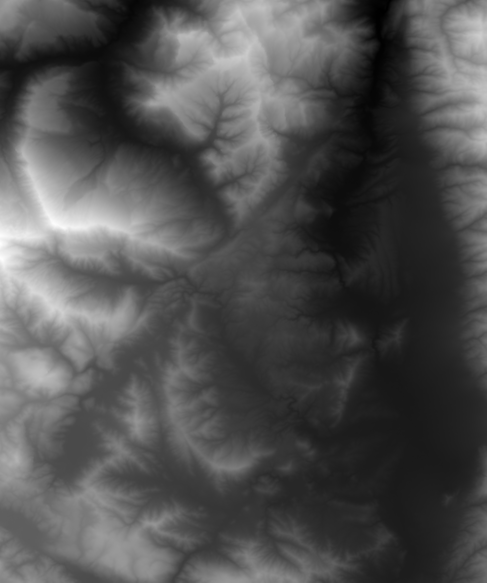
#> input picture data_cache/dem.tif, 973 x 1165 px, found by its file name (shown at 1/2 size)
$ python render_geology_dem_overlay.py
#> lines starting #> are read from the running program, lines starting #| are printed output that depends on the picture
from __future__ import annotations

import csv
import json
from pathlib import Path

import numpy as np
from PIL import Image, ImageDraw, ImageFont


PROJ = Path("H:/Quina_valleys")
DEM = PROJ / "data" / "cache" / "dem.tif"
GEO_DIR = PROJ / "data" / "derived" / "geology_extraction"
OUT = PROJ / "output" / "maps"


def load_geotiff_extent(path: Path) -> tuple[Image.Image, tuple[float, float, float, float]]:
    img = Image.open(path)
    tags = img.tag_v2
    scale = tags[33550]
    tie = tags[33922]
    dx = float(scale[0])
    dy = float(scale[1])
    xmin = float(tie[3])
    ymax = float(tie[4])
    xmax = xmin + img.width * dx
    ymin = ymax - img.height * dy
    return img, (xmin, ymin, xmax, ymax)


def terrain_rgb(z: np.ndarray) -> np.ndarray:
    valid = np.isfinite(z)
    lo, hi = np.nanpercentile(z[valid], [2, 98])
    t = np.clip((z - lo) / (hi - lo), 0, 1)
    stops = np.array(
        [
            [58, 92, 84],
            [103, 126, 78],
            [172, 158, 100],
            [188, 172, 135],
            [226, 222, 204],
        ],
        dtype=np.float32,
    )
    x = t * (len(stops) - 1)
    i = np.clip(np.floor(x).astype(int), 0, len(stops) - 2)
    f = (x - i)[..., None]
    rgb = stops[i] * (1 - f) + stops[i + 1] * f
    return np.clip(rgb, 0, 255).astype(np.uint8)


def hillshade(z: np.ndarray, azimuth: float = 315, altitude: float = 40) -> np.ndarray:
    z = z.astype(np.float32)
    z = np.where(np.isfinite(z), z, np.nanmedian(z))
    dy, dx = np.gradient(z)
    slope = np.pi / 2 - np.arctan(np.sqrt(dx * dx + dy * dy))
    aspect = np.arctan2(-dx, dy)
    az = np.deg2rad(azimuth)
    alt = np.deg2rad(altitude)
    shaded = np.sin(alt) * np.sin(slope) + np.cos(alt) * np.cos(slope) * np.cos(az - aspect)
    shaded = np.clip((shaded + 1) / 2, 0, 1)
    return shaded


# [21 lines left out: functions lonlat_to_px, feature_bbox, not called in this run]


def bbox_intersects(a: tuple[float, float, float, float], b: tuple[float, float, float, float]) -> bool:
    return not (a[2] < b[0] or a[0] > b[2] or a[3] < b[1] or a[1] > b[3])


def hex_to_rgba(value: str, alpha: int) -> tuple[int, int, int, int]:
    value = value.strip().lstrip("#")
    return (int(value[0:2], 16), int(value[2:4], 16), int(value[4:6], 16), alpha)


def draw_geojson_polygons(
    base: Image.Image,
    geojson_path: Path,
    extent: tuple[float, float, float, float],
    alpha: int,
    outline_alpha: int,
) -> int:
    data = json.loads(geojson_path.read_text(encoding="utf-8"))
    layer = Image.new("RGBA", base.size, (0, 0, 0, 0))
    draw = ImageDraw.Draw(layer)
    count = 0
    for feat in data["features"]:
        geom = feat["geometry"]
        if geom["type"] != "Polygon":
            continue
        rings = geom["coordinates"]
        if not bbox_intersects(feature_bbox(rings), extent):
            continue
        color = hex_to_rgba(feat["properties"]["color"], alpha)
        outline = hex_to_rgba(feat["properties"]["color"], outline_alpha)
        pixel_rings = [
            [lonlat_to_px(float(x), float(y), extent, base.width, base.height) for x, y in ring]
            for ring in rings
        ]
        if not pixel_rings or len(pixel_rings[0]) < 3:
            continue
        draw.polygon(pixel_rings[0], fill=color, outline=outline)
        # Carve holes when rings are present. Most extracted units do not have many
        # holes at the preview scale, but this keeps the renderer honest enough.
        for hole in pixel_rings[1:]:
            if len(hole) >= 3:
                draw.polygon(hole, fill=(0, 0, 0, 0), outline=(0, 0, 0, 0))
        count += 1
    return count if not base.alpha_composite(layer) else count


# [18 lines left out: function add_legend, not called in this run]


def render(layer: str) -> Path:
    dem_img, extent = load_geotiff_extent(DEM)
    z = np.asarray(dem_img, dtype=np.float32)
    rgb = terrain_rgb(z).astype(np.float32)
    hs = hillshade(z)
    rgb = rgb * (0.45 + 0.65 * hs[..., None])
    rgb = np.clip(rgb, 0, 255).astype(np.uint8)
    base = Image.fromarray(rgb, mode="RGB").convert("RGBA")

    if layer == "units":
        geojson = GEO_DIR / "geology_units_polygons_epsg4326.geojson"
        legend = GEO_DIR / "legend_units.csv"
        alpha = 128
    else:
        geojson = GEO_DIR / "geology_broad_groups_polygons_epsg4326.geojson"
        legend = GEO_DIR / "legend_broad_groups.csv"
        alpha = 118

    count = draw_geojson_polygons(base, geojson, extent, alpha=alpha, outline_alpha=70)
    add_legend(base, legend, max_items=12 if layer == "units" else 7)

    draw = ImageDraw.Draw(base)
    draw.rectangle([14, base.height - 42, 526, base.height - 14], fill=(255, 255, 255, 205))
    draw.text(
        (24, base.height - 34),
        f"DEM hillshade + extracted geology ({layer}); drawn polygons in DEM extent: {count}",
        fill=(25, 25, 25),
        font=ImageFont.load_default(),
    )

    OUT.mkdir(parents=True, exist_ok=True)
    out = OUT / f"geology_{layer}_over_dem_preview.png"
    base.convert("RGB").save(out, quality=95)
    return out


def main() -> None:
    print(render("units"))
#> in load_geotiff_extent, img is the input picture: PIL image 973x1165 F; min 1229, max 3259, mean 1877.5
#> in load_geotiff_extent, `scale = tags[33550]`: scale = (0.000322, 0.000322, 0)
#> in load_geotiff_extent, `tie = tags[33922]`: tie = (0, 0, 0, 100.3, 26.12, 0)
#> in load_geotiff_extent, `dx = float(scale[0])`: dx = 0.000322
#> in load_geotiff_extent, `xmin = float(tie[3])`: xmin = 100.3
#> in load_geotiff_extent, `ymax = float(tie[4])`: ymax = 26.12
#> in load_geotiff_extent, `xmax = xmin + img.width * dx`: xmax = 100.6
#> in load_geotiff_extent, `ymin = ymax - img.height * dy`: ymin = 25.75
#> in render, `dem_img, extent = load_geotiff_extent(DEM)`: extent = (100.3, 25.75, 100.6, 26.12)
#> in terrain_rgb, `valid = np.isfinite(z)`: valid: shape (1165, 973) bool; every value is 1
#> in terrain_rgb, `lo, hi = np.nanpercentile(z[valid], [2, 98])`: lo = 1359; hi = 2763
#> in terrain_rgb, `i = np.clip(np.floor(x).astype(int), 0, len(stops) - 2)`:
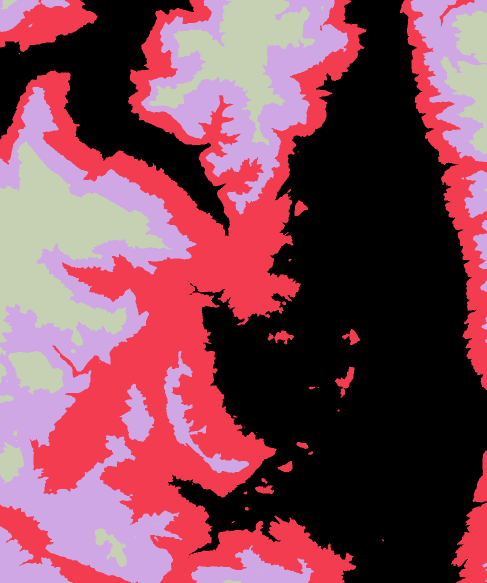
#> i: shape (1165, 973) int64 (shown at 1/2 size); 4 distinct labels, from 0 to 3; one colour per label, 0 black
#> in terrain_rgb, `f = (x - i)[..., None]`:
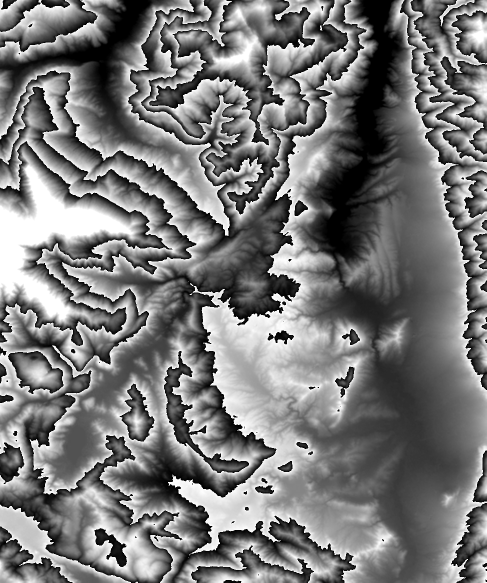
#> f: shape (1165, 973, 1) float64 (shown at 1/2 size); min 0, max 1, mean 0.477
#> in hillshade, `dy, dx = np.gradient(z)`:
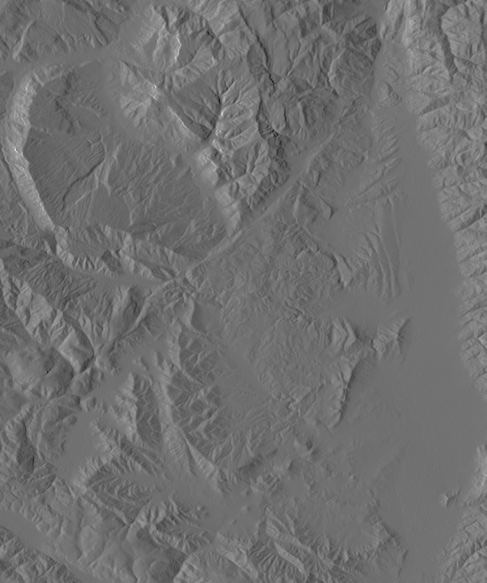
#> dx: shape (1165, 973) float32 (shown at 1/2 size); min -71, max 90, mean -0.2; drawn with min black and max white
#> in hillshade, `slope = np.pi / 2 - np.arctan(np.sqrt(dx * dx + dy * dy))`:
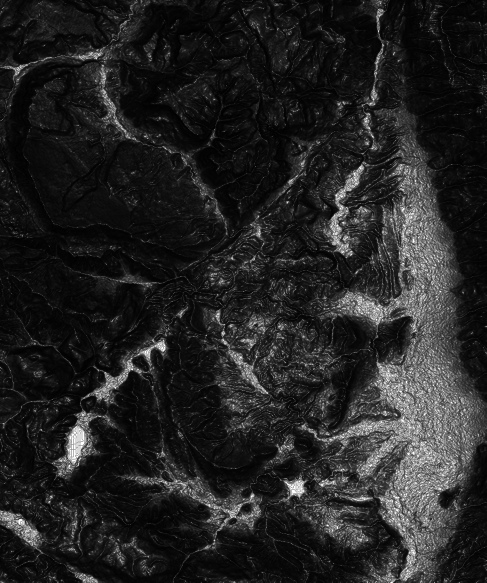
#> slope: shape (1165, 973) float32 (shown at 1/2 size); min 0.0111, max 1.57, mean 0.229; drawn with min black and max white
#> in hillshade, `aspect = np.arctan2(-dx, dy)`:
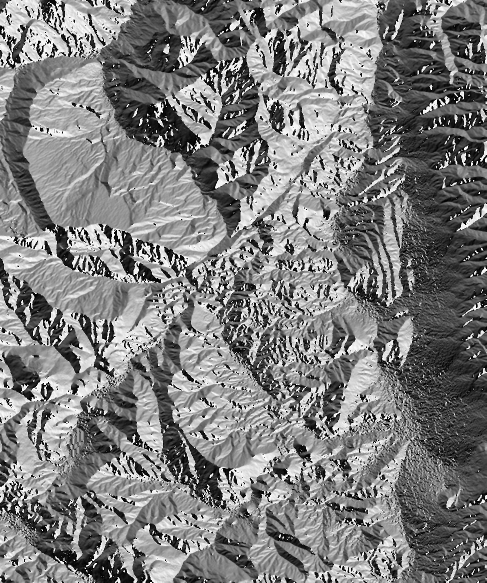
#> aspect: shape (1165, 973) float32 (shown at 1/2 size); min -3.14, max 3.13, mean -0.0466; drawn with min black and max white
#> in hillshade, `shaded = np.clip((shaded + 1) / 2, 0, 1)`:
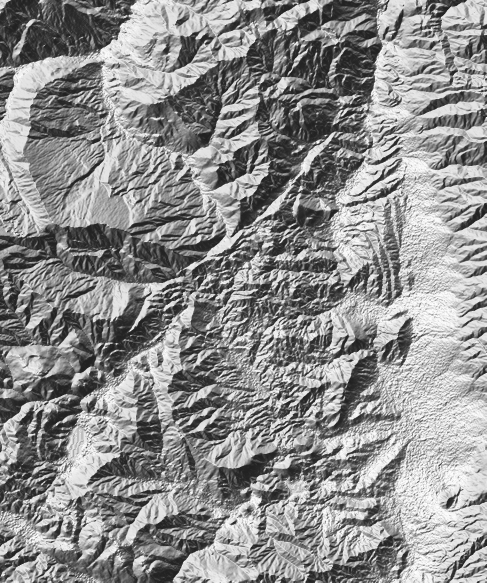
#> shaded: shape (1165, 973) float32 (shown at 1/2 size); min 0.124, max 0.998, mean 0.562
#> in render, `rgb = rgb * (0.45 + 0.65 * hs[..., None])`:
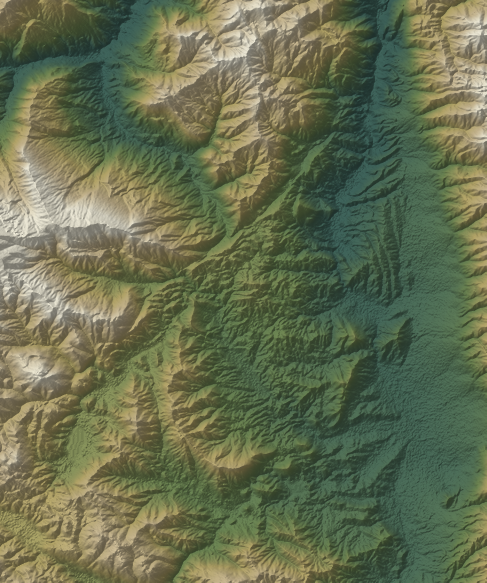
#> rgb: shape (1165, 973, 3) float32 (shown at 1/2 size); mean of channels 0, 1, 2 102.8, 111.2, 80.3; drawn as R, G, B
    print(render("broad_groups"))


if __name__ == "__main__":
#> (the run stopped early here; a loop or call above may not have finished)

$ run again, with data_cache/_d8_pointer.tif copied over data_cache/dem.tif
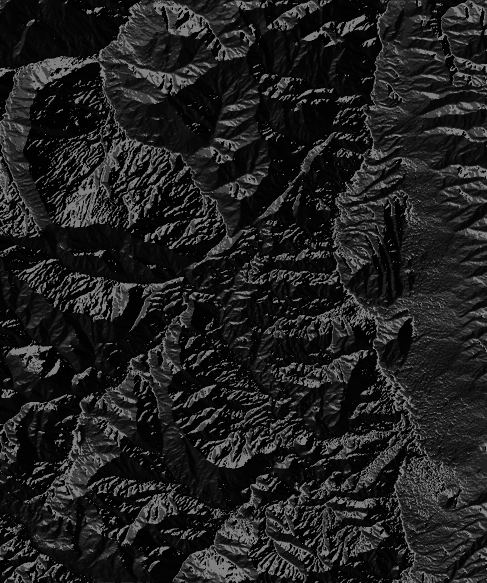
#> input picture data_cache/_d8_pointer.tif, 973 x 1165 px, found by its file name (shown at 1/2 size)
#> in load_geotiff_extent, img is the input picture: PIL image 973x1165 I; min 0, max 128, mean 32
#> scale = (0.000322, 0.000322, 0)
#> tie = (0, 0, 0, 100.3, 26.12, 0)
#> in load_geotiff_extent, `dx = float(scale[0])`: dx = 0.000322
#> xmin = 100.3
#> ymax = 26.12
#> xmax = 100.6
#> ymin = 25.75
#> extent = (100.3, 25.75, 100.6, 26.12)
#> valid: shape (1165, 973) bool; every value is 1
#> lo = 1; hi = 128
#> in terrain_rgb, `i = np.clip(np.floor(x).astype(int), 0, len(stops) - 2)`:
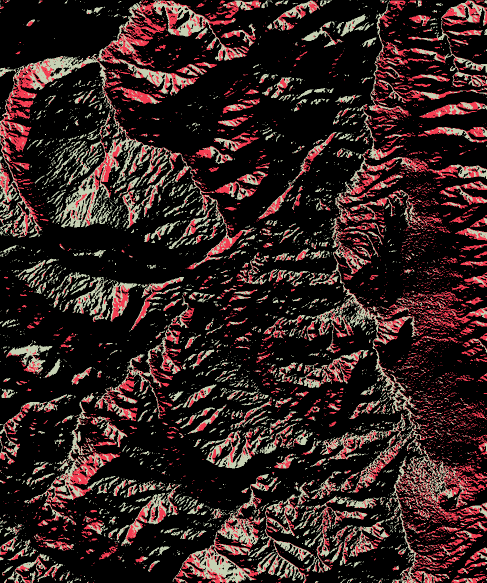
#> i: shape (1165, 973) int64 (shown at 1/2 size); 3 distinct labels, from 0 to 3; one colour per label, 0 black
#> in render, `rgb = rgb * (0.45 + 0.65 * hs[..., None])`:
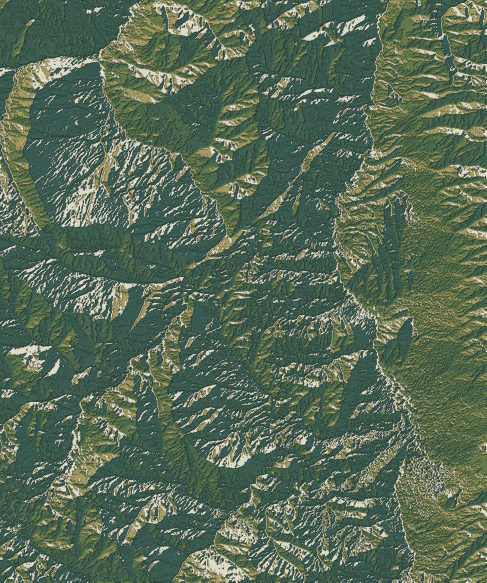
#> rgb: shape (1165, 973, 3) float32 (shown at 1/2 size); mean of channels 0, 1, 2 88.2, 107.3, 87; drawn as R, G, B
